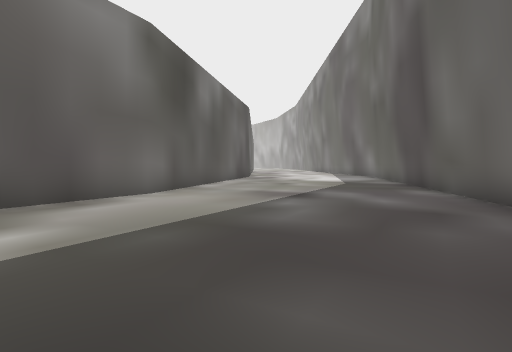
view 1 (above)

17 first-person views from a walk through a Unity game level. The camera is 1.3 m above the floor, tilts 2° down and sees 80° across. The floor is counted in squares, 2 m on a side. Each view is taken from the middle of a square. On the plan, view 1 faces up. The plan holds only what a view shows up to about 10 squares ahead; the rest is blank. The place goes on beyond the plan.

view 2
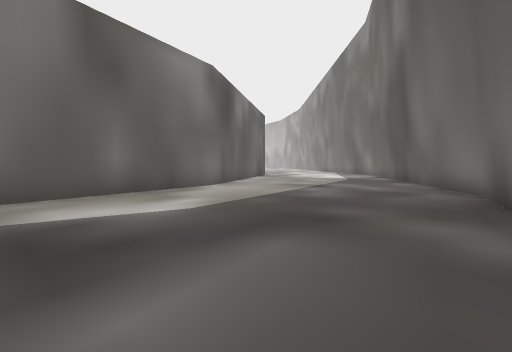

view 3
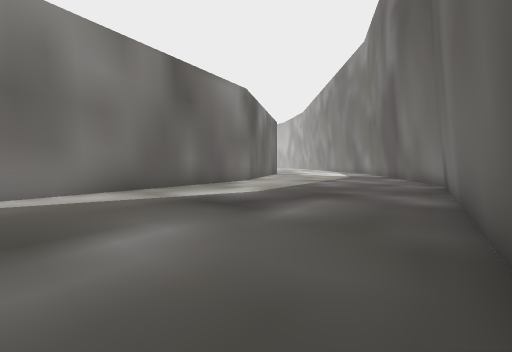

view 4
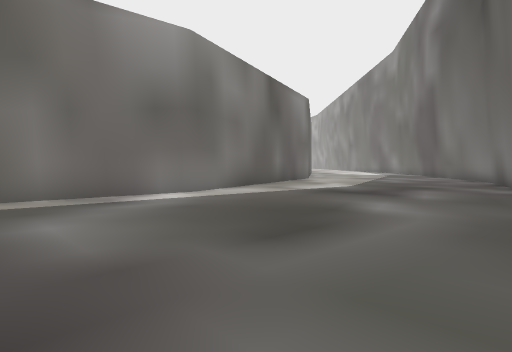

view 5
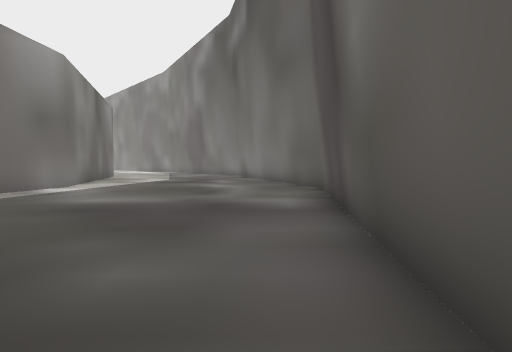

view 6
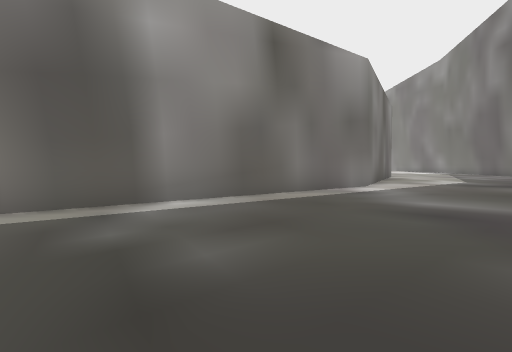

view 7
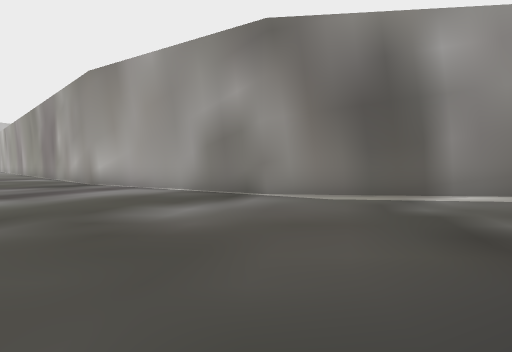

view 8
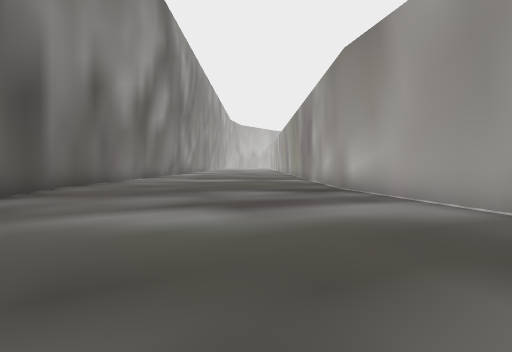

view 9
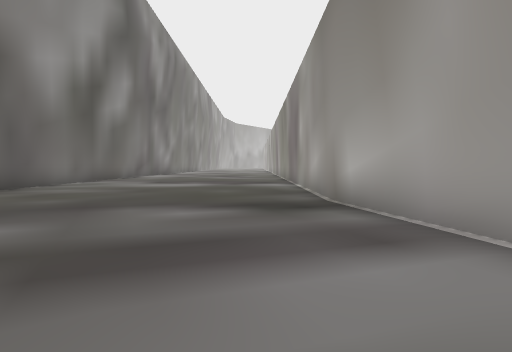

view 10
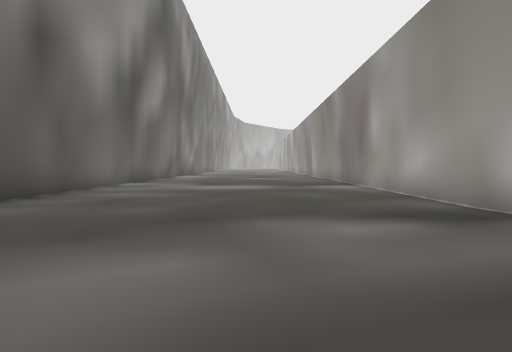

view 11
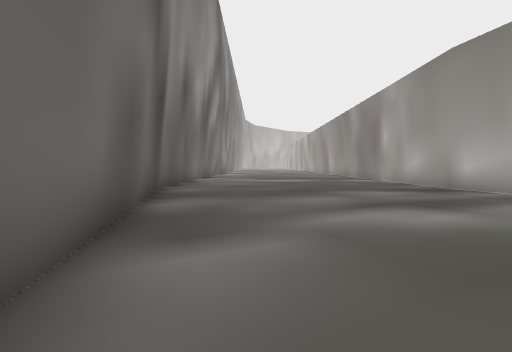

view 12
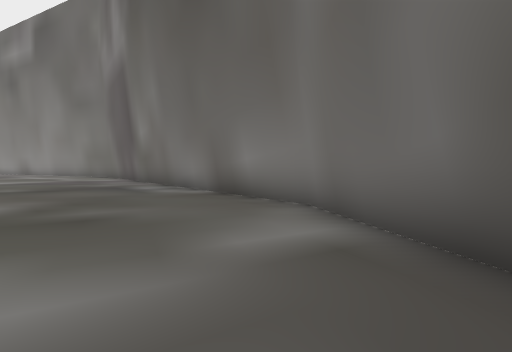

view 13
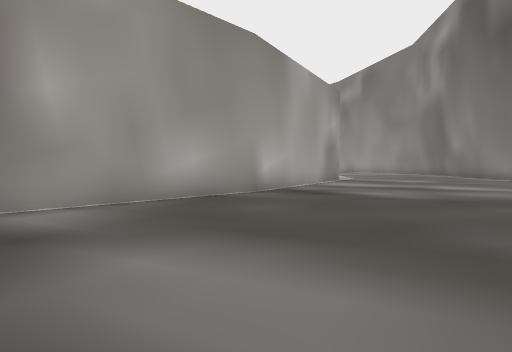

view 14
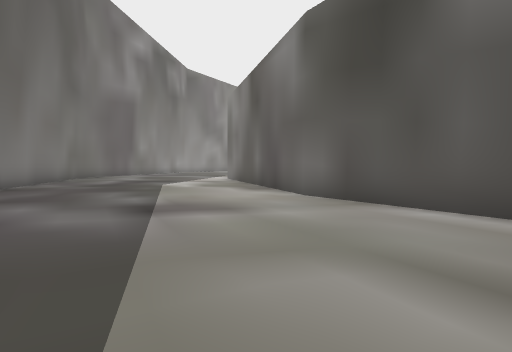

view 15
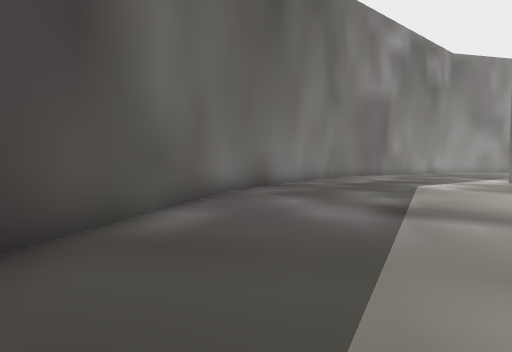

view 16
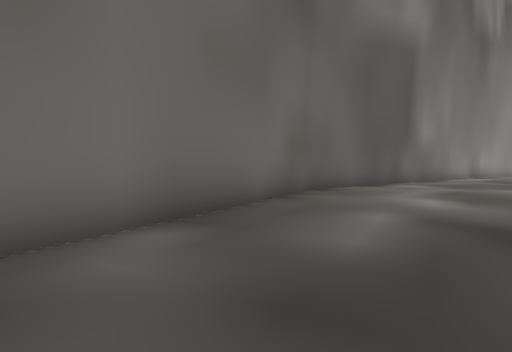

view 17
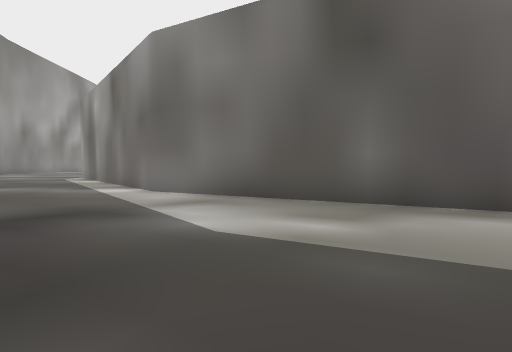

### Floor plan
Points are (right, up) in squares from view 1. A wall is a line through its corners. A room is listed if a view was taken in it or the views show most of it. See-through windows are left out.
Room 1 (views 1, 2, 3, 4, 5, 6, 7, 8, 9, 10, 11, 12, 13, 14, 15, 16, 17)
walls: (-21.5, -8.6) (-27, -8.6); (3.6, 3.1) (5.1, 10); (-21.7, -16.7) (-13, -14.8) (-1.7, -6.2) (3.7, 3.3); (-1.7, 10.6) (-2.4, 7.1) (-6.6, -0.6) (-14.7, -7) (-21.7, -8.6); (-27, -16.6) (-21.5, -16.6)

Where each view was taken, in squares from view 1:
view 1: 0 up, 0 right, facing up
view 2: 3 down, 1 left, facing up
view 3: 6 down, 2 left, facing up
view 4: 8 down, 5 left, facing up
view 5: 11 down, 9 left, facing up-right
view 6: 10 down, 10 left, facing up
view 7: 12 down, 10 left, facing up-left
view 8: 11 down, 13 left, facing left
view 9: 10 down, 16 left, facing left
view 10: 12 down, 17 left, facing left
view 11: 14 down, 13 left, facing left
view 12: 14 down, 18 left, facing right
view 13: 14 down, 27 left, facing up-right
view 14: 11 up, 3 right, facing down-left
view 15: 11 up, 3 right, facing down
view 16: 2 up, 0 right, facing down
view 17: 2 up, 1 right, facing left
